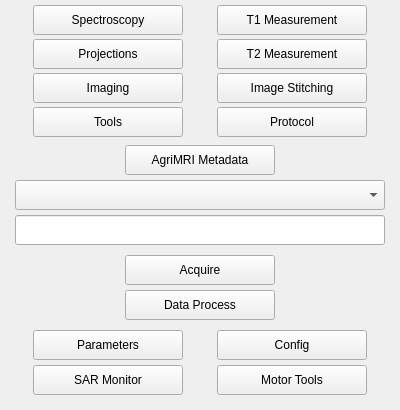
<?xml version="1.0" encoding="UTF-8"?>
<ui version="4.0">
 <class>main_window</class>
 <widget class="QMainWindow" name="main_window">
  <property name="minimumSize">
   <size>
    <width>400</width>
    <height>410</height>
   </size>
  </property>
  <property name="maximumSize">
   <size>
    <width>400</width>
    <height>410</height>
   </size>
  </property>
  <property name="windowTitle">
   <string>MainWindow</string>
  </property>
  <property name="autoFillBackground">
   <bool>false</bool>
  </property>
  <property name="animated">
   <bool>true</bool>
  </property>
  <property name="documentMode">
   <bool>true</bool>
  </property>
  <property name="tabShape">
   <enum>QTabWidget::Rounded</enum>
  </property>
  <widget class="QWidget" name="centralwidget">
   <property name="minimumSize">
    <size>
     <width>400</width>
     <height>400</height>
    </size>
   </property>
   <property name="maximumSize">
    <size>
     <width>400</width>
     <height>300</height>
    </size>
   </property>
   <property name="autoFillBackground">
    <bool>false</bool>
   </property>
   <layout class="QHBoxLayout" name="horizontalLayout">
    <property name="spacing">
     <number>0</number>
    </property>
    <property name="leftMargin">
     <number>0</number>
    </property>
    <property name="topMargin">
     <number>0</number>
    </property>
    <property name="rightMargin">
     <number>0</number>
    </property>
    <property name="bottomMargin">
     <number>0</number>
    </property>
    <item>
     <layout class="QVBoxLayout" name="verticalLayout">
      <property name="spacing">
       <number>0</number>
      </property>
      <property name="sizeConstraint">
       <enum>QLayout::SetDefaultConstraint</enum>
      </property>
      <property name="leftMargin">
       <number>0</number>
      </property>
      <property name="topMargin">
       <number>0</number>
      </property>
      <property name="rightMargin">
       <number>0</number>
      </property>
      <property name="bottomMargin">
       <number>0</number>
      </property>
      <item>
       <layout class="QGridLayout" name="gridLayout">
        <property name="sizeConstraint">
         <enum>QLayout::SetDefaultConstraint</enum>
        </property>
        <property name="leftMargin">
         <number>5</number>
        </property>
        <property name="topMargin">
         <number>5</number>
        </property>
        <property name="rightMargin">
         <number>5</number>
        </property>
        <property name="bottomMargin">
         <number>5</number>
        </property>
        <property name="spacing">
         <number>5</number>
        </property>
        <item row="0" column="1" alignment="Qt::AlignHCenter">
         <widget class="QPushButton" name="Mode_Spectroscopy_pushButton">
          <property name="minimumSize">
           <size>
            <width>150</width>
            <height>30</height>
           </size>
          </property>
          <property name="maximumSize">
           <size>
            <width>150</width>
            <height>30</height>
           </size>
          </property>
          <property name="text">
           <string>Spectroscopy</string>
          </property>
         </widget>
        </item>
        <item row="0" column="4">
         <spacer name="horizontalSpacer_3">
          <property name="orientation">
           <enum>Qt::Horizontal</enum>
          </property>
          <property name="sizeHint" stdset="0">
           <size>
            <width>40</width>
            <height>20</height>
           </size>
          </property>
         </spacer>
        </item>
        <item row="4" column="1" alignment="Qt::AlignHCenter">
         <widget class="QPushButton" name="Mode_Imaging_pushButton">
          <property name="minimumSize">
           <size>
            <width>150</width>
            <height>30</height>
           </size>
          </property>
          <property name="maximumSize">
           <size>
            <width>150</width>
            <height>30</height>
           </size>
          </property>
          <property name="text">
           <string>Imaging</string>
          </property>
         </widget>
        </item>
        <item row="0" column="0">
         <spacer name="horizontalSpacer">
          <property name="orientation">
           <enum>Qt::Horizontal</enum>
          </property>
          <property name="sizeHint" stdset="0">
           <size>
            <width>40</width>
            <height>20</height>
           </size>
          </property>
         </spacer>
        </item>
        <item row="0" column="2">
         <spacer name="horizontalSpacer_2">
          <property name="orientation">
           <enum>Qt::Horizontal</enum>
          </property>
          <property name="sizeHint" stdset="0">
           <size>
            <width>40</width>
            <height>20</height>
           </size>
          </property>
         </spacer>
        </item>
        <item row="0" column="3" alignment="Qt::AlignHCenter">
         <widget class="QPushButton" name="Mode_T1_Measurement_pushButton">
          <property name="minimumSize">
           <size>
            <width>150</width>
            <height>30</height>
           </size>
          </property>
          <property name="maximumSize">
           <size>
            <width>150</width>
            <height>30</height>
           </size>
          </property>
          <property name="text">
           <string>T1 Measurement</string>
          </property>
         </widget>
        </item>
        <item row="4" column="3">
         <widget class="QPushButton" name="Mode_Image_Stitching_pushButton">
          <property name="minimumSize">
           <size>
            <width>150</width>
            <height>30</height>
           </size>
          </property>
          <property name="maximumSize">
           <size>
            <width>150</width>
            <height>16777215</height>
           </size>
          </property>
          <property name="text">
           <string>Image Stitching</string>
          </property>
         </widget>
        </item>
        <item row="1" column="3" alignment="Qt::AlignHCenter">
         <widget class="QPushButton" name="Mode_T2_Measurement_pushButton">
          <property name="minimumSize">
           <size>
            <width>150</width>
            <height>30</height>
           </size>
          </property>
          <property name="maximumSize">
           <size>
            <width>150</width>
            <height>30</height>
           </size>
          </property>
          <property name="text">
           <string>T2 Measurement</string>
          </property>
         </widget>
        </item>
        <item row="5" column="3">
         <widget class="QPushButton" name="Protocol_pushButton">
          <property name="minimumSize">
           <size>
            <width>150</width>
            <height>30</height>
           </size>
          </property>
          <property name="maximumSize">
           <size>
            <width>150</width>
            <height>30</height>
           </size>
          </property>
          <property name="layoutDirection">
           <enum>Qt::LeftToRight</enum>
          </property>
          <property name="text">
           <string>Protocol</string>
          </property>
         </widget>
        </item>
        <item row="1" column="1" alignment="Qt::AlignHCenter">
         <widget class="QPushButton" name="Mode_Projections_pushButton">
          <property name="minimumSize">
           <size>
            <width>150</width>
            <height>30</height>
           </size>
          </property>
          <property name="maximumSize">
           <size>
            <width>150</width>
            <height>30</height>
           </size>
          </property>
          <property name="text">
           <string>Projections</string>
          </property>
         </widget>
        </item>
        <item row="5" column="1">
         <widget class="QPushButton" name="Tools_pushButton">
          <property name="minimumSize">
           <size>
            <width>150</width>
            <height>30</height>
           </size>
          </property>
          <property name="maximumSize">
           <size>
            <width>150</width>
            <height>30</height>
           </size>
          </property>
          <property name="text">
           <string>Tools</string>
          </property>
         </widget>
        </item>
       </layout>
      </item>
      <item>
       <layout class="QGridLayout" name="gridLayout_2">
        <property name="leftMargin">
         <number>5</number>
        </property>
        <property name="topMargin">
         <number>5</number>
        </property>
        <property name="rightMargin">
         <number>5</number>
        </property>
        <property name="bottomMargin">
         <number>5</number>
        </property>
        <property name="spacing">
         <number>5</number>
        </property>
        <item row="2" column="0">
         <layout class="QHBoxLayout" name="horizontalLayout_2">
          <property name="spacing">
           <number>0</number>
          </property>
          <item>
           <widget class="QPushButton" name="AgriMRI_Metadata_pushButton">
            <property name="minimumSize">
             <size>
              <width>150</width>
              <height>30</height>
             </size>
            </property>
            <property name="maximumSize">
             <size>
              <width>150</width>
              <height>30</height>
             </size>
            </property>
            <property name="text">
             <string>AgriMRI Metadata</string>
            </property>
           </widget>
          </item>
         </layout>
        </item>
        <item row="0" column="0">
         <spacer name="verticalSpacer">
          <property name="orientation">
           <enum>Qt::Vertical</enum>
          </property>
          <property name="sizeHint" stdset="0">
           <size>
            <width>20</width>
            <height>10</height>
           </size>
          </property>
         </spacer>
        </item>
        <item row="3" column="0">
         <widget class="QComboBox" name="Sequence_comboBox">
          <property name="minimumSize">
           <size>
            <width>370</width>
            <height>30</height>
           </size>
          </property>
          <property name="maximumSize">
           <size>
            <width>370</width>
            <height>30</height>
           </size>
          </property>
         </widget>
        </item>
        <item row="4" column="0">
         <widget class="QLineEdit" name="Datapath_lineEdit">
          <property name="minimumSize">
           <size>
            <width>370</width>
            <height>30</height>
           </size>
          </property>
          <property name="maximumSize">
           <size>
            <width>370</width>
            <height>30</height>
           </size>
          </property>
         </widget>
        </item>
        <item row="1" column="0">
         <spacer name="verticalSpacer_5">
          <property name="orientation">
           <enum>Qt::Vertical</enum>
          </property>
          <property name="sizeHint" stdset="0">
           <size>
            <width>20</width>
            <height>20</height>
           </size>
          </property>
         </spacer>
        </item>
       </layout>
      </item>
      <item>
       <layout class="QGridLayout" name="gridLayout_6">
        <property name="leftMargin">
         <number>5</number>
        </property>
        <property name="topMargin">
         <number>5</number>
        </property>
        <property name="rightMargin">
         <number>5</number>
        </property>
        <property name="bottomMargin">
         <number>5</number>
        </property>
        <property name="spacing">
         <number>5</number>
        </property>
        <item row="0" column="0">
         <spacer name="verticalSpacer_3">
          <property name="orientation">
           <enum>Qt::Vertical</enum>
          </property>
          <property name="sizeHint" stdset="0">
           <size>
            <width>20</width>
            <height>10</height>
           </size>
          </property>
         </spacer>
        </item>
        <item row="5" column="0">
         <spacer name="verticalSpacer_2">
          <property name="orientation">
           <enum>Qt::Vertical</enum>
          </property>
          <property name="sizeHint" stdset="0">
           <size>
            <width>20</width>
            <height>10</height>
           </size>
          </property>
         </spacer>
        </item>
        <item row="3" column="0">
         <widget class="QPushButton" name="Data_Process_pushButton">
          <property name="minimumSize">
           <size>
            <width>150</width>
            <height>30</height>
           </size>
          </property>
          <property name="maximumSize">
           <size>
            <width>150</width>
            <height>30</height>
           </size>
          </property>
          <property name="text">
           <string>Data Process</string>
          </property>
         </widget>
        </item>
        <item row="2" column="0">
         <widget class="QPushButton" name="Acquire_pushButton">
          <property name="minimumSize">
           <size>
            <width>150</width>
            <height>30</height>
           </size>
          </property>
          <property name="maximumSize">
           <size>
            <width>150</width>
            <height>30</height>
           </size>
          </property>
          <property name="text">
           <string>Acquire</string>
          </property>
         </widget>
        </item>
        <item row="4" column="0">
         <spacer name="verticalSpacer_4">
          <property name="orientation">
           <enum>Qt::Vertical</enum>
          </property>
          <property name="sizeHint" stdset="0">
           <size>
            <width>20</width>
            <height>20</height>
           </size>
          </property>
         </spacer>
        </item>
       </layout>
      </item>
      <item>
       <layout class="QGridLayout" name="gridLayout_3">
        <property name="leftMargin">
         <number>5</number>
        </property>
        <property name="topMargin">
         <number>5</number>
        </property>
        <property name="rightMargin">
         <number>5</number>
        </property>
        <property name="bottomMargin">
         <number>5</number>
        </property>
        <property name="spacing">
         <number>5</number>
        </property>
        <item row="0" column="2">
         <spacer name="horizontalSpacer_5">
          <property name="orientation">
           <enum>Qt::Horizontal</enum>
          </property>
          <property name="sizeHint" stdset="0">
           <size>
            <width>40</width>
            <height>20</height>
           </size>
          </property>
         </spacer>
        </item>
        <item row="0" column="5">
         <spacer name="horizontalSpacer_6">
          <property name="orientation">
           <enum>Qt::Horizontal</enum>
          </property>
          <property name="sizeHint" stdset="0">
           <size>
            <width>40</width>
            <height>20</height>
           </size>
          </property>
         </spacer>
        </item>
        <item row="0" column="0">
         <spacer name="horizontalSpacer_4">
          <property name="orientation">
           <enum>Qt::Horizontal</enum>
          </property>
          <property name="sizeHint" stdset="0">
           <size>
            <width>40</width>
            <height>20</height>
           </size>
          </property>
         </spacer>
        </item>
        <item row="2" column="1">
         <widget class="QPushButton" name="SAR_Monitor_pushButton">
          <property name="minimumSize">
           <size>
            <width>150</width>
            <height>30</height>
           </size>
          </property>
          <property name="maximumSize">
           <size>
            <width>150</width>
            <height>30</height>
           </size>
          </property>
          <property name="text">
           <string>SAR Monitor</string>
          </property>
         </widget>
        </item>
        <item row="0" column="4">
         <widget class="QPushButton" name="Config_pushButton">
          <property name="minimumSize">
           <size>
            <width>150</width>
            <height>30</height>
           </size>
          </property>
          <property name="maximumSize">
           <size>
            <width>150</width>
            <height>30</height>
           </size>
          </property>
          <property name="text">
           <string>Config</string>
          </property>
         </widget>
        </item>
        <item row="0" column="1">
         <widget class="QPushButton" name="Parameters_pushButton">
          <property name="minimumSize">
           <size>
            <width>150</width>
            <height>30</height>
           </size>
          </property>
          <property name="maximumSize">
           <size>
            <width>150</width>
            <height>30</height>
           </size>
          </property>
          <property name="text">
           <string>Parameters</string>
          </property>
         </widget>
        </item>
        <item row="2" column="4">
         <widget class="QPushButton" name="Motor_Tools_pushButton">
          <property name="minimumSize">
           <size>
            <width>150</width>
            <height>30</height>
           </size>
          </property>
          <property name="maximumSize">
           <size>
            <width>150</width>
            <height>30</height>
           </size>
          </property>
          <property name="text">
           <string>Motor Tools</string>
          </property>
         </widget>
        </item>
       </layout>
      </item>
     </layout>
    </item>
   </layout>
  </widget>
  <action name="action_exportParams">
   <property name="icon">
    <iconset>
     <normaloff>../../.designer/backup/icons/export_setting_normal.png</normaloff>
     <activeon>../../.designer/backup/icons/export_setting_active.png</activeon>
     <selectedon>../../.designer/backup/icons/export_setting_active.png</selectedon>../../.designer/backup/icons/export_setting_normal.png</iconset>
   </property>
   <property name="text">
    <string>Export Settings</string>
   </property>
   <property name="toolTip">
    <string>Export data</string>
   </property>
   <property name="iconVisibleInMenu">
    <bool>false</bool>
   </property>
  </action>
  <action name="action_importParams">
   <property name="icon">
    <iconset>
     <normaloff>../../.designer/backup/icons/upload_setting_normal.png</normaloff>
     <normalon>../../.designer/backup/icons/upload_setting_active.png</normalon>../../.designer/backup/icons/upload_setting_normal.png</iconset>
   </property>
   <property name="text">
    <string>Import Setting</string>
   </property>
  </action>
  <action name="action_exportData">
   <property name="icon">
    <iconset>
     <normaloff>../../.designer/backup/icons/save_data_normal.png</normaloff>
     <normalon>../../.designer/backup/icons/save_data_active.png</normalon>../../.designer/backup/icons/save_data_normal.png</iconset>
   </property>
   <property name="text">
    <string>Save Data</string>
   </property>
  </action>
  <action name="action_saveFig">
   <property name="icon">
    <iconset>
     <normaloff>../../.designer/backup/icons/save_fig_normal.png</normaloff>
     <normalon>../../.designer/backup/icons/save_fig_active.png</normalon>../../.designer/backup/icons/save_fig_normal.png</iconset>
   </property>
   <property name="text">
    <string>Save Figure</string>
   </property>
   <property name="toolTip">
    <string>Saves the actual figure</string>
   </property>
  </action>
  <action name="action_saveLog">
   <property name="icon">
    <iconset>
     <normaloff>../../.designer/backup/icons/save_log_normal.png</normaloff>
     <normalon>../../.designer/backup/icons/save_log_active.png</normalon>../../.designer/backup/icons/save_log_normal.png</iconset>
   </property>
   <property name="text">
    <string>Save Logfile</string>
   </property>
   <property name="toolTip">
    <string>Saves the logged information</string>
   </property>
  </action>
  <action name="action_clearLog">
   <property name="icon">
    <iconset>
     <normaloff>../../.designer/backup/icons/clear_log_normal.png</normaloff>
     <normalon>../../.designer/backup/icons/clear_log_active.png</normalon>../../.designer/backup/icons/clear_log_normal.png</iconset>
   </property>
   <property name="text">
    <string>Clear Log</string>
   </property>
   <property name="toolTip">
    <string>action_clearLog</string>
   </property>
  </action>
 </widget>
 <tabstops>
  <tabstop>Mode_Spectroscopy_pushButton</tabstop>
  <tabstop>Mode_Projections_pushButton</tabstop>
  <tabstop>Mode_Imaging_pushButton</tabstop>
  <tabstop>Tools_pushButton</tabstop>
  <tabstop>Mode_T1_Measurement_pushButton</tabstop>
  <tabstop>Mode_T2_Measurement_pushButton</tabstop>
  <tabstop>Mode_Image_Stitching_pushButton</tabstop>
  <tabstop>Protocol_pushButton</tabstop>
  <tabstop>AgriMRI_Metadata_pushButton</tabstop>
  <tabstop>Sequence_comboBox</tabstop>
  <tabstop>Datapath_lineEdit</tabstop>
  <tabstop>Acquire_pushButton</tabstop>
  <tabstop>Data_Process_pushButton</tabstop>
  <tabstop>Parameters_pushButton</tabstop>
  <tabstop>Config_pushButton</tabstop>
  <tabstop>SAR_Monitor_pushButton</tabstop>
  <tabstop>Motor_Tools_pushButton</tabstop>
 </tabstops>
 <resources/>
 <connections/>
</ui>
